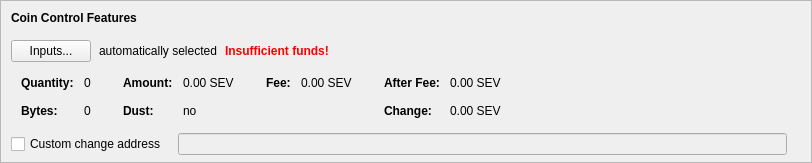
    <widget class="QFrame" name="frameCoinControl">
     <property name="sizePolicy">
      <sizepolicy hsizetype="Expanding" vsizetype="Expanding">
       <horstretch>0</horstretch>
       <verstretch>0</verstretch>
      </sizepolicy>
     </property>
     <property name="maximumSize">
      <size>
       <width>16777215</width>
       <height>16777215</height>
      </size>
     </property>
     <property name="frameShape">
      <enum>QFrame::StyledPanel</enum>
     </property>
     <property name="frameShadow">
      <enum>QFrame::Sunken</enum>
     </property>
     <layout class="QVBoxLayout" name="verticalLayoutCoinControl2">
      <property name="spacing">
       <number>0</number>
      </property>
      <property name="leftMargin">
       <number>0</number>
      </property>
      <property name="topMargin">
       <number>0</number>
      </property>
      <property name="rightMargin">
       <number>0</number>
      </property>
      <property name="bottomMargin">
       <number>6</number>
      </property>
      <item>
       <layout class="QVBoxLayout" name="verticalLayoutCoinControl" stretch="0,0,0,0,1">
        <property name="spacing">
         <number>0</number>
        </property>
        <property name="leftMargin">
         <number>10</number>
        </property>
        <property name="topMargin">
         <number>10</number>
        </property>
        <item>
         <layout class="QHBoxLayout" name="horizontalLayoutCoinControl1">
          <property name="bottomMargin">
           <number>15</number>
          </property>
          <item>
           <widget class="QLabel" name="labelCoinControlFeatures">
            <property name="sizePolicy">
             <sizepolicy hsizetype="Preferred" vsizetype="Maximum">
              <horstretch>0</horstretch>
              <verstretch>0</verstretch>
             </sizepolicy>
            </property>
            <property name="font">
             <font>
              <weight>75</weight>
              <bold>true</bold>
             </font>
            </property>
            <property name="styleSheet">
             <string notr="true">font-weight:bold;</string>
            </property>
            <property name="text">
             <string>Coin Control Features</string>
            </property>
           </widget>
          </item>
         </layout>
        </item>
        <item>
         <layout class="QHBoxLayout" name="horizontalLayoutCoinControl2" stretch="0,0,0,0">
          <property name="spacing">
           <number>8</number>
          </property>
          <property name="bottomMargin">
           <number>10</number>
          </property>
          <item>
           <widget class="QPushButton" name="pushButtonCoinControl">
            <property name="styleSheet">
             <string notr="true"/>
            </property>
            <property name="text">
             <string>Inputs...</string>
            </property>
            <property name="autoDefault">
             <bool>false</bool>
            </property>
           </widget>
          </item>
          <item>
           <widget class="QLabel" name="labelCoinControlAutomaticallySelected">
            <property name="text">
             <string>automatically selected</string>
            </property>
            <property name="margin">
             <number>5</number>
            </property>
           </widget>
          </item>
          <item>
           <widget class="QLabel" name="labelCoinControlInsuffFunds">
            <property name="font">
             <font>
              <weight>75</weight>
              <bold>true</bold>
             </font>
            </property>
            <property name="styleSheet">
             <string notr="true">color:red;font-weight:bold;</string>
            </property>
            <property name="text">
             <string>Insufficient funds!</string>
            </property>
            <property name="margin">
             <number>5</number>
            </property>
           </widget>
          </item>
          <item>
           <spacer name="horizontalSpacerCoinControl">
            <property name="orientation">
             <enum>Qt::Horizontal</enum>
            </property>
            <property name="sizeHint" stdset="0">
             <size>
              <width>40</width>
              <height>1</height>
             </size>
            </property>
           </spacer>
          </item>
         </layout>
        </item>
        <item>
         <widget class="QWidget" name="widgetCoinControl" native="true">
          <property name="sizePolicy">
           <sizepolicy hsizetype="Preferred" vsizetype="Preferred">
            <horstretch>0</horstretch>
            <verstretch>0</verstretch>
           </sizepolicy>
          </property>
          <property name="minimumSize">
           <size>
            <width>0</width>
            <height>0</height>
           </size>
          </property>
          <property name="styleSheet">
           <string notr="true"/>
          </property>
          <layout class="QHBoxLayout" name="horizontalLayoutCoinControl5">
           <property name="leftMargin">
            <number>0</number>
           </property>
           <property name="topMargin">
            <number>0</number>
           </property>
           <property name="rightMargin">
            <number>0</number>
           </property>
           <property name="bottomMargin">
            <number>0</number>
           </property>
           <item>
            <layout class="QHBoxLayout" name="horizontalLayoutCoinControl3" stretch="0,0,0,1">
             <property name="spacing">
              <number>20</number>
             </property>
             <property name="topMargin">
              <number>0</number>
             </property>
             <property name="bottomMargin">
              <number>10</number>
             </property>
             <item>
              <layout class="QFormLayout" name="formLayoutCoinControl1">
               <property name="horizontalSpacing">
                <number>10</number>
               </property>
               <property name="verticalSpacing">
                <number>14</number>
               </property>
               <property name="leftMargin">
                <number>10</number>
               </property>
               <property name="topMargin">
                <number>4</number>
               </property>
               <property name="rightMargin">
                <number>6</number>
               </property>
               <item row="0" column="0">
                <widget class="QLabel" name="labelCoinControlQuantityText">
                 <property name="font">
                  <font>
                   <weight>75</weight>
                   <bold>true</bold>
                  </font>
                 </property>
                 <property name="text">
                  <string>Quantity:</string>
                 </property>
                 <property name="margin">
                  <number>0</number>
                 </property>
                </widget>
               </item>
               <item row="0" column="1">
                <widget class="QLabel" name="labelCoinControlQuantity">
                 <property name="cursor">
                  <cursorShape>IBeamCursor</cursorShape>
                 </property>
                 <property name="contextMenuPolicy">
                  <enum>Qt::ActionsContextMenu</enum>
                 </property>
                 <property name="text">
                  <string notr="true">0</string>
                 </property>
                 <property name="margin">
                  <number>0</number>
                 </property>
                 <property name="textInteractionFlags">
                  <set>Qt::LinksAccessibleByMouse|Qt::TextSelectableByKeyboard|Qt::TextSelectableByMouse</set>
                 </property>
                </widget>
               </item>
               <item row="1" column="0">
                <widget class="QLabel" name="labelCoinControlBytesText">
                 <property name="font">
                  <font>
                   <weight>75</weight>
                   <bold>true</bold>
                  </font>
                 </property>
                 <property name="text">
                  <string>Bytes:</string>
                 </property>
                </widget>
               </item>
               <item row="1" column="1">
                <widget class="QLabel" name="labelCoinControlBytes">
                 <property name="cursor">
                  <cursorShape>IBeamCursor</cursorShape>
                 </property>
                 <property name="contextMenuPolicy">
                  <enum>Qt::ActionsContextMenu</enum>
                 </property>
                 <property name="text">
                  <string notr="true">0</string>
                 </property>
                 <property name="textInteractionFlags">
                  <set>Qt::LinksAccessibleByMouse|Qt::TextSelectableByKeyboard|Qt::TextSelectableByMouse</set>
                 </property>
                </widget>
               </item>
              </layout>
             </item>
             <item>
              <layout class="QFormLayout" name="formLayoutCoinControl2">
               <property name="horizontalSpacing">
                <number>10</number>
               </property>
               <property name="verticalSpacing">
                <number>14</number>
               </property>
               <property name="leftMargin">
                <number>6</number>
               </property>
               <property name="topMargin">
                <number>4</number>
               </property>
               <property name="rightMargin">
                <number>6</number>
               </property>
               <item row="0" column="0">
                <widget class="QLabel" name="labelCoinControlAmountText">
                 <property name="font">
                  <font>
                   <weight>75</weight>
                   <bold>true</bold>
                  </font>
                 </property>
                 <property name="text">
                  <string>Amount:</string>
                 </property>
                 <property name="margin">
                  <number>0</number>
                 </property>
                </widget>
               </item>
               <item row="0" column="1">
                <widget class="QLabel" name="labelCoinControlAmount">
                 <property name="cursor">
                  <cursorShape>IBeamCursor</cursorShape>
                 </property>
                 <property name="contextMenuPolicy">
                  <enum>Qt::ActionsContextMenu</enum>
                 </property>
                 <property name="text">
                  <string notr="true">0.00 SEV</string>
                 </property>
                 <property name="textInteractionFlags">
                  <set>Qt::LinksAccessibleByMouse|Qt::TextSelectableByKeyboard|Qt::TextSelectableByMouse</set>
                 </property>
                </widget>
               </item>
               <item row="1" column="0">
                <widget class="QLabel" name="labelCoinControlLowOutputText">
                 <property name="font">
                  <font>
                   <weight>75</weight>
                   <bold>true</bold>
                  </font>
                 </property>
                 <property name="text">
                  <string>Dust:</string>
                 </property>
                </widget>
               </item>
               <item row="1" column="1">
                <widget class="QLabel" name="labelCoinControlLowOutput">
                 <property name="cursor">
                  <cursorShape>IBeamCursor</cursorShape>
                 </property>
                 <property name="contextMenuPolicy">
                  <enum>Qt::ActionsContextMenu</enum>
                 </property>
                 <property name="text">
                  <string notr="true">no</string>
                 </property>
                 <property name="textInteractionFlags">
                  <set>Qt::LinksAccessibleByMouse|Qt::TextSelectableByKeyboard|Qt::TextSelectableByMouse</set>
                 </property>
                </widget>
               </item>
              </layout>
             </item>
             <item>
              <layout class="QFormLayout" name="formLayoutCoinControl3">
               <property name="horizontalSpacing">
                <number>10</number>
               </property>
               <property name="verticalSpacing">
                <number>14</number>
               </property>
               <property name="leftMargin">
                <number>6</number>
               </property>
               <property name="topMargin">
                <number>4</number>
               </property>
               <property name="rightMargin">
                <number>6</number>
               </property>
               <item row="0" column="0">
                <widget class="QLabel" name="labelCoinControlFeeText">
                 <property name="font">
                  <font>
                   <weight>75</weight>
                   <bold>true</bold>
                  </font>
                 </property>
                 <property name="text">
                  <string>Fee:</string>
                 </property>
                 <property name="margin">
                  <number>0</number>
                 </property>
                </widget>
               </item>
               <item row="0" column="1">
                <widget class="QLabel" name="labelCoinControlFee">
                 <property name="cursor">
                  <cursorShape>IBeamCursor</cursorShape>
                 </property>
                 <property name="contextMenuPolicy">
                  <enum>Qt::ActionsContextMenu</enum>
                 </property>
                 <property name="text">
                  <string notr="true">0.00 SEV</string>
                 </property>
                 <property name="textInteractionFlags">
                  <set>Qt::LinksAccessibleByMouse|Qt::TextSelectableByKeyboard|Qt::TextSelectableByMouse</set>
                 </property>
                </widget>
               </item>
              </layout>
             </item>
             <item>
              <layout class="QFormLayout" name="formLayoutCoinControl4">
               <property name="horizontalSpacing">
                <number>10</number>
               </property>
               <property name="verticalSpacing">
                <number>14</number>
               </property>
               <property name="leftMargin">
                <number>6</number>
               </property>
               <property name="topMargin">
                <number>4</number>
               </property>
               <property name="rightMargin">
                <number>6</number>
               </property>
               <item row="0" column="0">
                <widget class="QLabel" name="labelCoinControlAfterFeeText">
                 <property name="font">
                  <font>
                   <weight>75</weight>
                   <bold>true</bold>
                  </font>
                 </property>
                 <property name="text">
                  <string>After Fee:</string>
                 </property>
                 <property name="margin">
                  <number>0</number>
                 </property>
                </widget>
               </item>
               <item row="0" column="1">
                <widget class="QLabel" name="labelCoinControlAfterFee">
                 <property name="cursor">
                  <cursorShape>IBeamCursor</cursorShape>
                 </property>
                 <property name="contextMenuPolicy">
                  <enum>Qt::ActionsContextMenu</enum>
                 </property>
                 <property name="text">
                  <string notr="true">0.00 SEV</string>
                 </property>
                 <property name="textInteractionFlags">
                  <set>Qt::LinksAccessibleByMouse|Qt::TextSelectableByKeyboard|Qt::TextSelectableByMouse</set>
                 </property>
                </widget>
               </item>
               <item row="1" column="0">
                <widget class="QLabel" name="labelCoinControlChangeText">
                 <property name="font">
                  <font>
                   <weight>75</weight>
                   <bold>true</bold>
                  </font>
                 </property>
                 <property name="text">
                  <string>Change:</string>
                 </property>
                </widget>
               </item>
               <item row="1" column="1">
                <widget class="QLabel" name="labelCoinControlChange">
                 <property name="cursor">
                  <cursorShape>IBeamCursor</cursorShape>
                 </property>
                 <property name="contextMenuPolicy">
                  <enum>Qt::ActionsContextMenu</enum>
                 </property>
                 <property name="text">
                  <string notr="true">0.00 SEV</string>
                 </property>
                 <property name="textInteractionFlags">
                  <set>Qt::LinksAccessibleByMouse|Qt::TextSelectableByKeyboard|Qt::TextSelectableByMouse</set>
                 </property>
                </widget>
               </item>
              </layout>
             </item>
            </layout>
           </item>
          </layout>
         </widget>
        </item>
        <item>
         <layout class="QHBoxLayout" name="horizontalLayoutCoinControl4" stretch="0,0,0">
          <property name="spacing">
           <number>12</number>
          </property>
          <property name="sizeConstraint">
           <enum>QLayout::SetDefaultConstraint</enum>
          </property>
          <property name="topMargin">
           <number>5</number>
          </property>
          <property name="rightMargin">
           <number>5</number>
          </property>
          <item>
           <widget class="QCheckBox" name="checkBoxCoinControlChange">
            <property name="toolTip">
             <string>If this is activated, but the change address is empty or invalid, change will be sent to a newly generated address.</string>
            </property>
            <property name="text">
             <string>Custom change address</string>
            </property>
           </widget>
          </item>
          <item>
           <widget class="QValidatedLineEdit" name="lineEditCoinControlChange">
            <property name="enabled">
             <bool>false</bool>
            </property>
            <property name="sizePolicy">
             <sizepolicy hsizetype="Expanding" vsizetype="Fixed">
              <horstretch>0</horstretch>
              <verstretch>0</verstretch>
             </sizepolicy>
            </property>
           </widget>
          </item>
          <item>
           <widget class="QLabel" name="labelCoinControlChangeLabel">
            <property name="sizePolicy">
             <sizepolicy hsizetype="Preferred" vsizetype="Expanding">
              <horstretch>0</horstretch>
              <verstretch>0</verstretch>
             </sizepolicy>
            </property>
            <property name="minimumSize">
             <size>
              <width>0</width>
              <height>0</height>
             </size>
            </property>
            <property name="text">
             <string/>
            </property>
            <property name="margin">
             <number>3</number>
            </property>
           </widget>
          </item>
         </layout>
        </item>
        <item>
         <spacer name="verticalSpacerCoinControl">
          <property name="orientation">
           <enum>Qt::Vertical</enum>
          </property>
          <property name="sizeHint" stdset="0">
           <size>
            <width>800</width>
            <height>1</height>
           </size>
          </property>
         </spacer>
        </item>
       </layout>
      </item>
     </layout>
    </widget>
